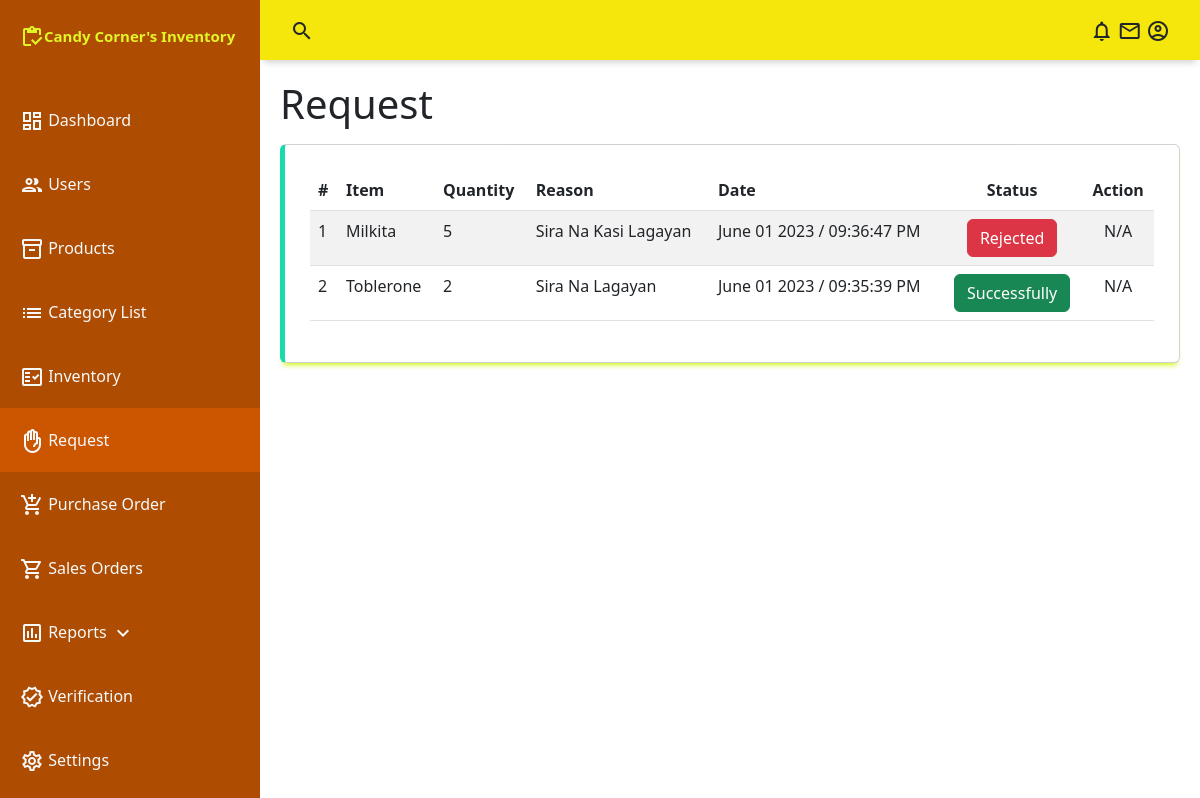
/admin/request.php, run on an earlier commit of the app's database.
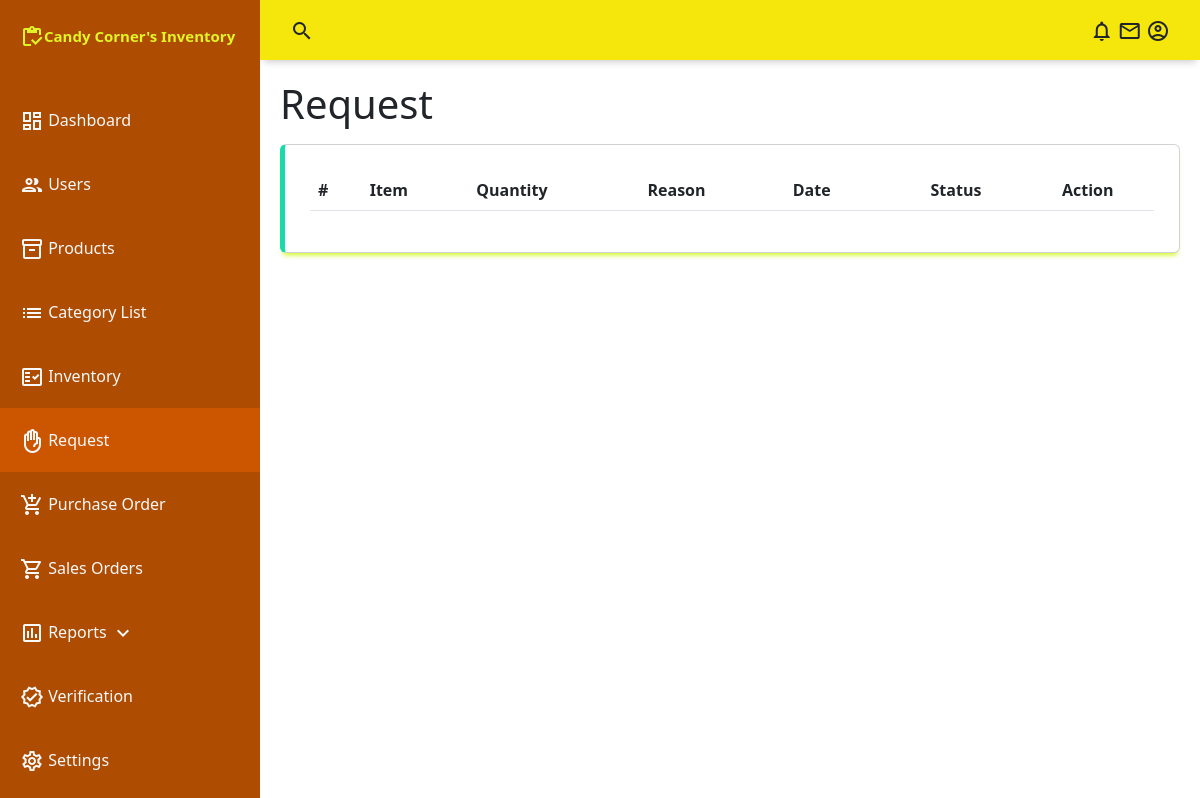
And on a later commit of the database.
### tables this page shows
CREATE TABLE `request` (
  `request_id` int(11) NOT NULL,
  `request_user_id` int(11) NOT NULL,
  `request_prod_id` int(11) NOT NULL,
  `request_qty` text NOT NULL,
  `request_reason` text NOT NULL,
  `request_date` datetime NOT NULL DEFAULT current_timestamp(),
  `request_status` tinyint(4) NOT NULL DEFAULT 0
);

CREATE TABLE `products` (
  `prod_id` int(255) NOT NULL,
  `prod_name` text NOT NULL,
  `prod_category` int(11) DEFAULT NULL,
  `prod_description` text DEFAULT NULL,
  `prod_price` text DEFAULT NULL,
  `prod_status` int(11) NOT NULL DEFAULT 0
);

### conn/config.php (called while the page is built, shortened)
<?php
	class db_connect{
		public $host = db_host;
		public $user = db_user;
		public $pass = db_pass;
		public $name = db_name;
		public function connect(){
			$this->conn = new mysqli($this->host, $this->user, $this->pass, $this->name);
		}
	}
?>

### conn/class.php (called while the page is built, shortened)
<?php
	require_once'config.php';
	class db_class extends db_connect{
		public function selectAllRequest(){
			$query=$this->conn->prepare("SELECT *,DATE_FORMAT(request_date, '%M %d %Y /  %h:%i:%s %p ') as request_date FROM request as a
			LEFT JOIN products as b
			ON a.request_id = b.prod_id
			WHERE request_status!=5
			ORDER BY request_date desc ") or die($this->conn->error);
			if($query->execute()){
				$result = $query->get_result();
				return $result;
			}
		}
	}
?>

### admin/request.php (the view, shortened to what this page needs)
<?php
include("../conn/class.php");
$db=new db_class();
include("include/navbar.php");
include("include/sidebar.php");
?>
    <main class="main-container" style="z-index:2">
        <div class="fluid-container">
            <h1 class="mb-3">Request</h1>
            <div class="table-responsive card">
                <table id="example" class="table table-striped" style="width:100%">
                    <thead>
                         <tr>
                            <th >#</th>
                            <th >Item</th>
                            <th >Quantity</th>
                            <th >Reason</th>
                            <th >Date</th>
                            <th class="text-center">Status</th>
                            <th class="text-center">Action</th>
                        </tr>
                    </thead>
                    <tbody id="tbody">
                         <?php
                            $result= $db->selectAllRequest();
                            $i=1;
                            while($row=$result->fetch_array()){
                                $status = $row['request_status'];
                                $user_id = $row['request_user_id'];
                                $req_id = $row['request_id'];
                                $button='N/A';
                                if($status==0){
                                    $action="<button class='btn btn-secondary'>Pending</button>";
                                    $button='<a class="btn btn-primary togler"
                                    data-bs-toggle="modal"
                                    data-bs-target="#modal"
                                    data-id="'.$req_id.'"
                                    data-user_id="'.$user_id.'"
                                    data-user_id="'.$user_id.'"
                                     >Action</a>';
                                }else if($status==2){
                                    $action="<button class='btn btn-secondary'>Accepted / Scheduled set </button>";
                                }else if($status==1){
                                    $action="<button class='btn btn-danger'>Rejected</button>";
                                }else if($status==4){
                                    $button='N/A';
                                    $action="<button class='btn btn-success'>Successfully</button>";
                                }
                                echo
                                '<tr>
                                    <td>'.$i.'</td>
                                    <td>'.ucfirst($row['prod_name']).'</td>
                                    <td>'.ucfirst($row['request_qty']).'</td>
                                    <td>'.ucwords($row['request_reason']).'</td>
                                    <td>'.ucwords($row['request_date']).'</td>
                                    <td class="text-center">'.$action.'</td>
                                    <td class="text-center">'.$button.'</td>
                                </tr>';
                                $i++;
                            }
                        ?>
                    </tbody>
                </table>
            </div>
        </div>
    </main>
<?php include("include/js.php");?>

What changed in the data, as far as the page shows it:
removed request: products.prod_name "Milkita", request_qty "5", request_reason "Sira Na Kasi Lagayan", request_date "June 01 2023 / 09:36:47 PM", request_status "Rejected", button "N/A"
removed request: products.prod_name "Toblerone", request_qty "2", request_reason "Sira Na Lagayan", request_date "June 01 2023 / 09:35:39 PM", shows "Successfully", request_status "N/A"
